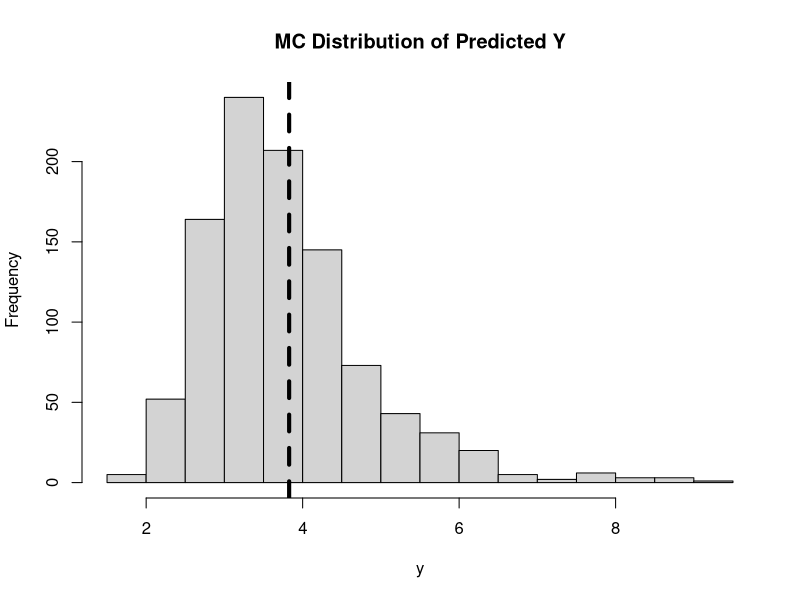
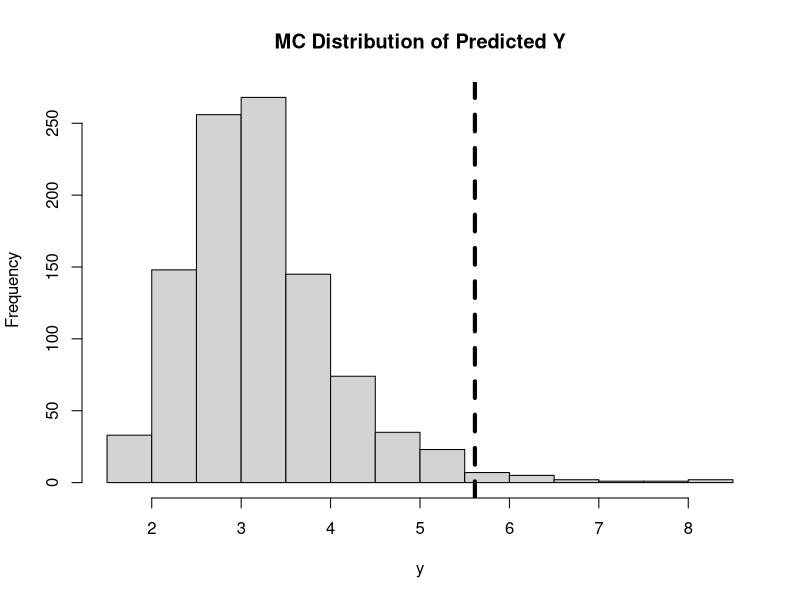
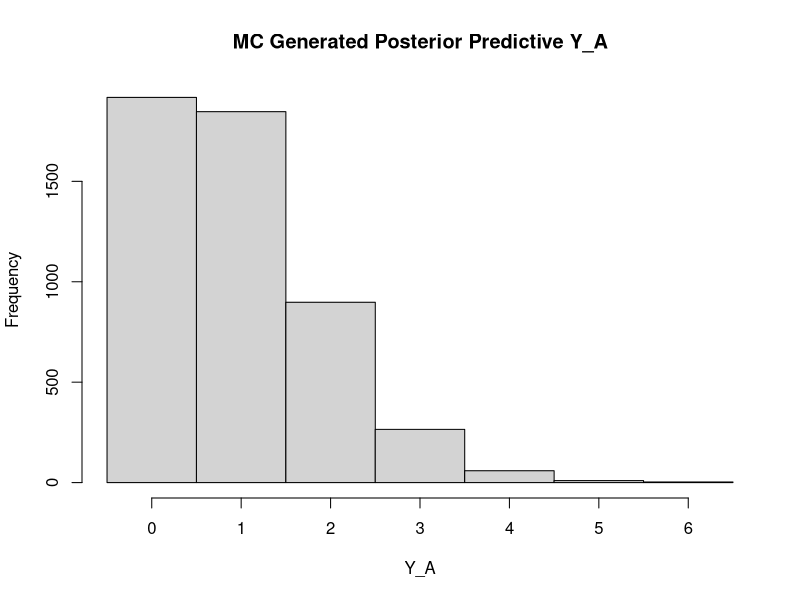
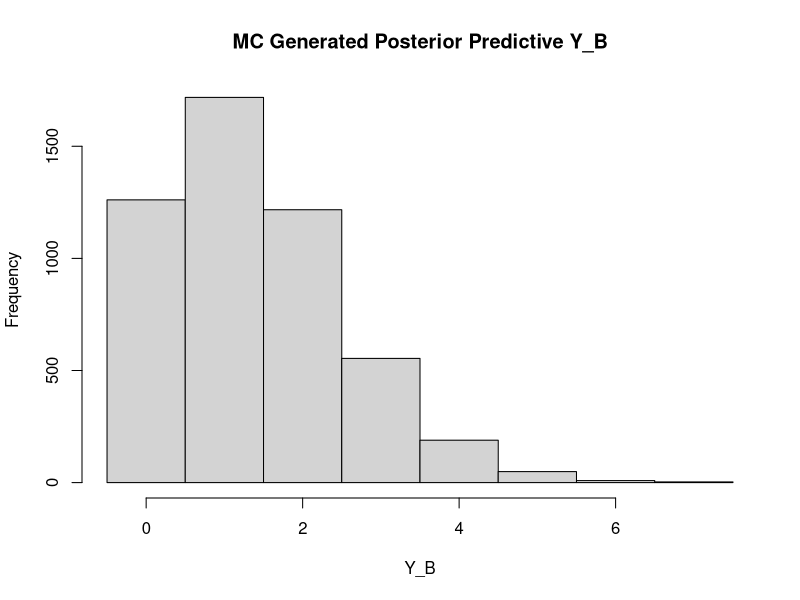
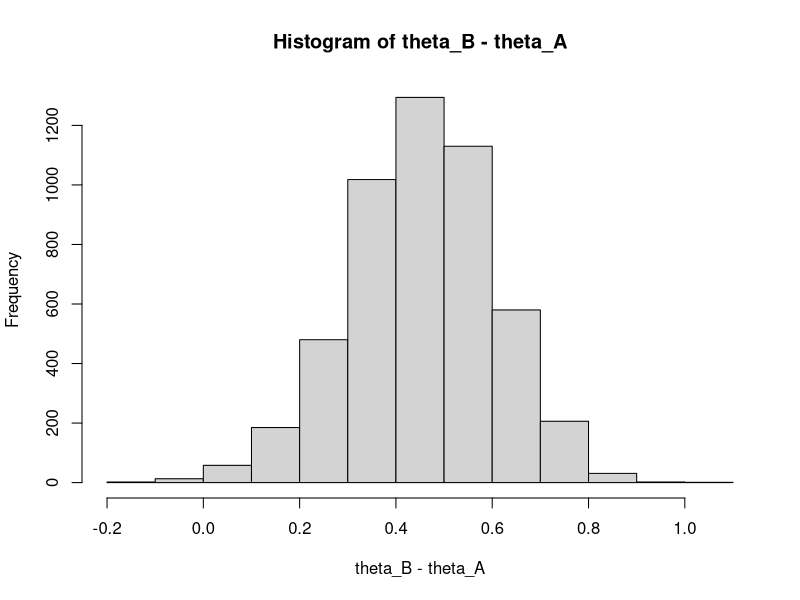
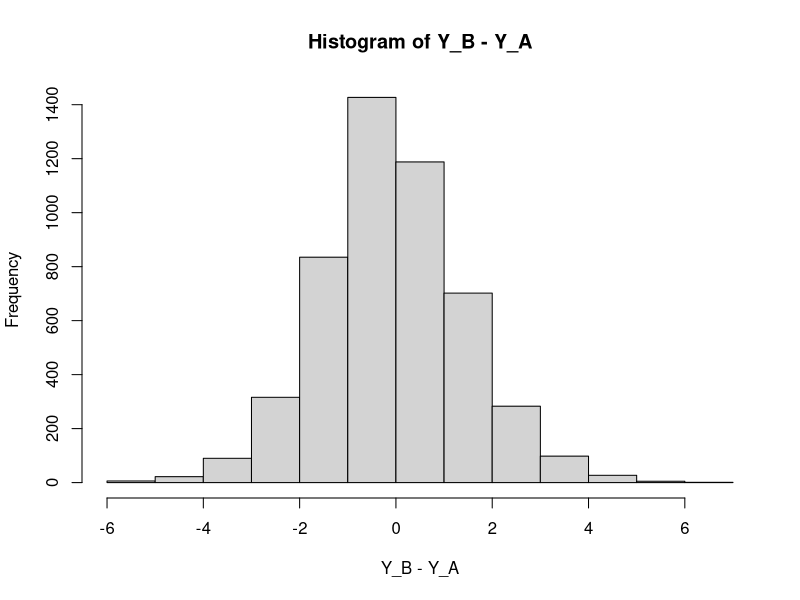
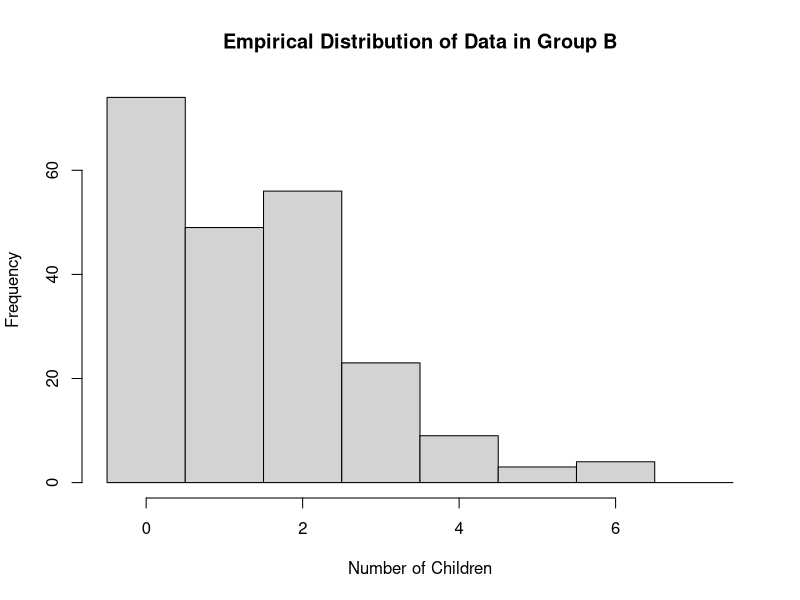
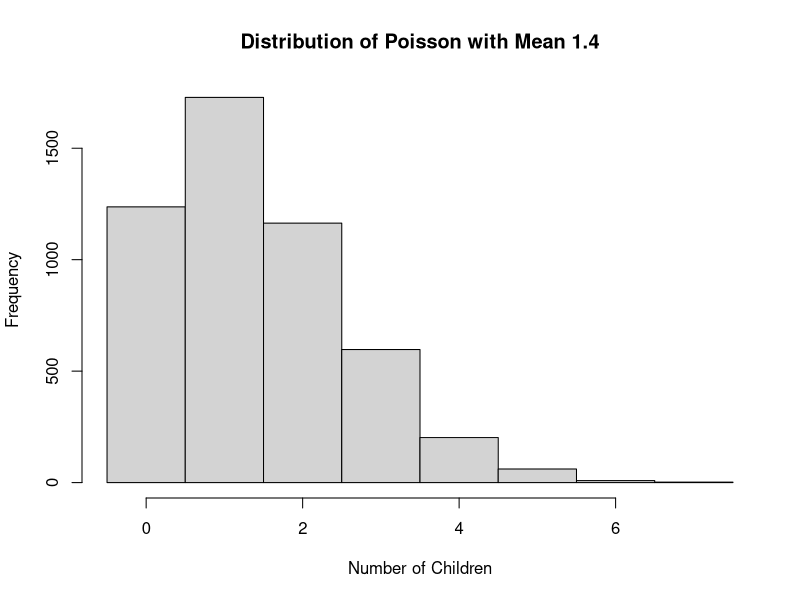

The R source for these figures, in order:
## ---- chunk 1
library(tidyverse)
require(magrittr)
require(plyr)
ggplot2::theme_set(ggplot2::theme_bw())
knitr::opts_chunk$set(fig.align = 'center')
set.seed(1)
## ---- chunk 2
y1 = c(12,9,12,14,13,13,15,8,15,6)
sy1 = sum(y1)
n1 = length(y1)
a1 = 120
b1 = 10
t1 = NULL

for (s in 1:1000) {
  theta1_s = rgamma(1, a1+sy1, b1+n1)
  y1_s = rpois(10, theta1_s)
  t1 = c(t1, mean(y1_s) / sd(y1_s))
}

hist(t1, main = "MC Distribution of Predicted Y", xlab = "y")
abline(v=mean(y1)/sd(y1), lty = 2, lwd = 4)
## ---- chunk 3
y2 = c(11,11,10,9,9,8,7,10,6,8,8,9,7)
sy2 = sum(y2)
n2 = length(y2)
a2 = 12
b2 = 1
t2 = NULL

for (s in 1:1000) {
  theta2_s = rgamma(1, a2+sy2, b2+n2)
  y2_s = rpois(10, theta2_s)
  t2 = c(t2, mean(y2_s) / sd(y2_s))
}

hist(t2, main = "MC Distribution of Predicted Y", xlab = "y")
abline(v=mean(y2)/sd(y2), lty = 2, lwd = 4)
## ---- chunk 4
Y = NULL
for (s in 1:5000) {
  prec = rgamma(1, 10, 2.5)
  sigma = sqrt(1 / prec)
  theta = rnorm(1, 4.1, sigma / sqrt(20))
  y = 0.31 * rnorm(1, theta, sigma) + 
    0.46 * rnorm(1, 2*theta, 2*sigma) + 
    0.23 * rnorm(1, 3*theta, 3*sigma)
  Y = c(Y, y)
}
## ---- chunk 5
(CI_quant = quantile(Y, probs = c(0.125, 0.875)))
## ---- chunk 6
# i).
dist_Y = density(Y)
Yx = dist_Y$x
Yy = dist_Y$y / sum(dist_Y$y)

# ii).
Yy_sort = sort(Yy, decreasing = TRUE)

# iii).
i = 1
while (sum(Yy_sort[1:i]) < 0.75) {
  i = i + 1
}

CI_HPD = c()
for (j in 1:length(Yx)) {
  if (any(Yy[j] == Yy_sort[1:i])) {
    CI_HPD = c(CI_HPD, Yx[j])
  }
}
c(min(CI_HPD), max(CI_HPD))
## ---- chunk 7
men_A = c(1, 0, 0, 1, 2, 2, 1, 5, 2, 0, 0, 0, 0, 0, 0, 1, 1, 1, 0, 0, 0, 1, 1, 2, 1, 3, 
          2, 0, 0, 3, 0, 0, 0, 2, 1, 0, 2, 1, 0, 0, 1, 3, 0, 1, 1, 0, 2, 0, 0, 2, 2, 1, 
          3, 0, 0, 0, 1, 1)
men_B = c(2, 2, 1, 1, 2, 2, 1, 2, 1, 0, 2, 1, 1, 2, 0, 2, 2, 0, 2, 1, 0, 0, 3, 6, 1, 6,
          4, 0, 3, 2, 0, 1, 0, 0, 0, 3, 0, 0, 0, 0, 0, 1, 0, 4, 2, 1, 0, 0, 1, 0, 3, 2, 
          5, 0, 1, 1, 2, 1, 2, 1, 2, 0, 0, 0, 2, 1, 0, 2, 0, 2, 4, 1, 1, 1, 2, 0, 1, 1, 
          1, 1, 0, 2, 3, 2, 0, 2, 1, 3, 1, 3, 2, 2, 3, 2, 0, 0, 0, 1, 0, 0, 0, 1, 2, 0, 
          3, 3, 0, 1, 2, 2, 2, 0, 6, 0, 0, 0, 2, 0, 1, 1, 1, 3, 3, 2, 1, 1, 0, 1, 0, 0, 
          2, 0, 2, 0, 1, 0, 2, 0, 0, 2, 2, 4, 1, 2, 3, 2, 0, 0, 0, 1, 0, 0, 1, 5, 2, 1, 
          3, 2, 0, 2, 1, 1, 3, 0, 5, 0, 0, 2, 4, 3, 4, 0, 0, 0, 0, 0, 0, 2, 2, 0, 0, 2, 
          0, 0, 1, 1, 0, 2, 1, 3, 3, 2, 2, 0, 0, 2, 3, 2, 4, 3, 3, 4, 0, 3, 0, 1, 0, 1, 
          2, 3, 4, 1, 2, 6, 2, 1, 2, 2)
## ---- chunk 8
a = 2
b = 1
sum_A = sum(men_A)
sum_B = sum(men_B)
n_A = length(men_A)
n_B = length(men_B)

Y_A = NULL
Y_B = NULL
for (s in 1:5000) {
  theta_A = rgamma(1, a+sum_A, b+n_A)
  theta_B = rgamma(1, a+sum_B, b+n_B)
  Y_A = c(Y_A, rpois(1, theta_A))
  Y_B = c(Y_B, rpois(1, theta_B))
}

## ---- chunk 9
hist(Y_A, breaks = seq(-0.5, max(Y_A)+0.5, 1), main = "MC Generated Posterior Predictive Y_A")
hist(Y_B, breaks = seq(-0.5, max(Y_B)+0.5, 1), main = "MC Generated Posterior Predictive Y_B")
## ---- chunk 10
theta_A = NULL
theta_B = NULL
for (s in 1:5000) {
  theta_A = c(theta_A, rgamma(1, a+sum_A, b+n_A))
  theta_B = c(theta_B, rgamma(1, a+sum_B, b+n_B))
}
## ---- chunk 11
quantile(theta_B - theta_A, probs = c(0.025, 0.975))
## ---- chunk 12
quantile(Y_B - Y_A, probs = c(0.025, 0.975))
## ---- chunk 13
hist(theta_B - theta_A)
hist(Y_B - Y_A)
## ---- chunk 14
hist(men_B,  breaks = seq(-0.5, max(Y_B)+0.5, 1), xlab = "Number of Children",
     main = "Empirical Distribution of Data in Group B")
## ---- chunk 15
sam = rpois(5000, 1.4)
hist(sam, breaks = seq(-0.5, max(sam)+0.5, 1), xlab = "Number of Children", 
     main = "Distribution of Poisson with Mean 1.4")
## ---- chunk 16
count_0 = NULL
count_1 = NULL
for (i in theta_B) {
  sams = rpois(n_B, i)
  count_0 = c(count_0, sum(sams == 0))
  count_1 = c(count_1, sum(sams == 1))
}

plot(count_0, count_1, pch = 16, cex = 0.5, ylim = c(45, max(count_1)+2),
     xlab = "Number of Men with 0 Child", ylab = "Number of Men with 1 Child",
     main = "Generated Predictive Samples and Empirical Data in Group B")
points(sum(men_B == 0), sum(men_B == 1), pch = 15, cex = 1, col = "red")
